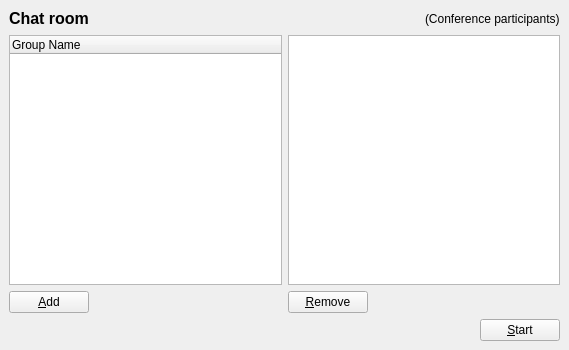
<ui version="4.0" >
 <author></author>
 <comment></comment>
 <exportmacro></exportmacro>
 <class>ChatRoomInviteWidget</class>
 <widget class="QWidget" name="ChatRoomInviteWidget" >
  <property name="geometry" >
   <rect>
    <x>0</x>
    <y>0</y>
    <width>569</width>
    <height>350</height>
   </rect>
  </property>
  <property name="windowTitle" >
   <string>Chat room</string>
  </property>
  <layout class="QGridLayout" >
   <property name="margin" >
    <number>9</number>
   </property>
   <property name="spacing" >
    <number>6</number>
   </property>
   <item row="1" column="1" >
    <widget class="QListWidget" name="inviteListWidget" >
     <property name="selectionMode" >
      <enum>QAbstractItemView::MultiSelection</enum>
     </property>
    </widget>
   </item>
   <item row="0" column="0" colspan="2" >
    <layout class="QHBoxLayout" >
     <property name="margin" >
      <number>0</number>
     </property>
     <property name="spacing" >
      <number>6</number>
     </property>
     <item>
      <widget class="QLabel" name="label" >
       <property name="text" >
        <string>&lt;html>&lt;head>&lt;meta name="qrichtext" content="1" />&lt;/head>&lt;body style=" white-space: pre-wrap; font-family:MS Shell Dlg; font-size:8.25pt; font-weight:400; font-style:normal; text-decoration:none;">&lt;p style=" margin-top:0px; margin-bottom:0px; margin-left:0px; margin-right:0px; -qt-block-indent:0; text-indent:0px;">&lt;span style=" font-size:12pt; font-weight:600;">Chat room&lt;/span>&lt;/p>&lt;/body>&lt;/html></string>
       </property>
      </widget>
     </item>
     <item>
      <spacer>
       <property name="orientation" >
        <enum>Qt::Horizontal</enum>
       </property>
       <property name="sizeHint" >
        <size>
         <width>40</width>
         <height>20</height>
        </size>
       </property>
      </spacer>
     </item>
     <item>
      <widget class="QLabel" name="label_2" >
       <property name="text" >
        <string>(Conference participants)</string>
       </property>
      </widget>
     </item>
    </layout>
   </item>
   <item row="2" column="1" >
    <layout class="QHBoxLayout" >
     <property name="margin" >
      <number>0</number>
     </property>
     <property name="spacing" >
      <number>6</number>
     </property>
     <item>
      <widget class="QPushButton" name="removePushButton" >
       <property name="text" >
        <string>&amp;Remove</string>
       </property>
      </widget>
     </item>
     <item>
      <spacer>
       <property name="orientation" >
        <enum>Qt::Horizontal</enum>
       </property>
       <property name="sizeHint" >
        <size>
         <width>40</width>
         <height>20</height>
        </size>
       </property>
      </spacer>
     </item>
    </layout>
   </item>
   <item row="3" column="1" >
    <layout class="QHBoxLayout" >
     <property name="margin" >
      <number>0</number>
     </property>
     <property name="spacing" >
      <number>6</number>
     </property>
     <item>
      <spacer>
       <property name="orientation" >
        <enum>Qt::Horizontal</enum>
       </property>
       <property name="sizeHint" >
        <size>
         <width>171</width>
         <height>20</height>
        </size>
       </property>
      </spacer>
     </item>
     <item>
      <widget class="QPushButton" name="startPushButton" >
       <property name="text" >
        <string>&amp;Start</string>
       </property>
      </widget>
     </item>
    </layout>
   </item>
   <item rowspan="2" row="1" column="0" >
    <layout class="QVBoxLayout" >
     <property name="margin" >
      <number>0</number>
     </property>
     <property name="spacing" >
      <number>6</number>
     </property>
     <item>
      <widget class="QTreeWidget" name="contactListTreeWidget" >
       <property name="selectionMode" >
        <enum>QAbstractItemView::MultiSelection</enum>
       </property>
       <column>
        <property name="text" >
         <string>Group Name</string>
        </property>
       </column>
      </widget>
     </item>
     <item>
      <layout class="QHBoxLayout" >
       <property name="margin" >
        <number>0</number>
       </property>
       <property name="spacing" >
        <number>6</number>
       </property>
       <item>
        <widget class="QPushButton" name="addPushButton" >
         <property name="text" >
          <string>&amp;Add</string>
         </property>
        </widget>
       </item>
       <item>
        <spacer>
         <property name="orientation" >
          <enum>Qt::Horizontal</enum>
         </property>
         <property name="sizeHint" >
          <size>
           <width>170</width>
           <height>20</height>
          </size>
         </property>
        </spacer>
       </item>
      </layout>
     </item>
    </layout>
   </item>
  </layout>
 </widget>
 <pixmapfunction></pixmapfunction>
 <tabstops>
  <tabstop>contactListTreeWidget</tabstop>
  <tabstop>addPushButton</tabstop>
  <tabstop>inviteListWidget</tabstop>
  <tabstop>removePushButton</tabstop>
  <tabstop>startPushButton</tabstop>
 </tabstops>
 <resources/>
 <connections/>
</ui>
